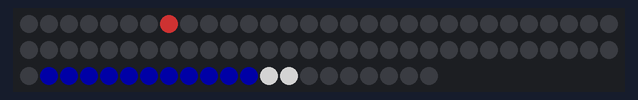
Simulated run of this sketch. Board: Arduino Uno, built with avr-gcc and run on an emulated ATmega328P. Shown: 81 RGB LEDs in strip order, left to right, continuing on the next row. Dim RGB values are drawn brighter than linear; random numbers use the default seed unless the sketch sets one.

Above: at 3.87 s.
At 29.02 s:
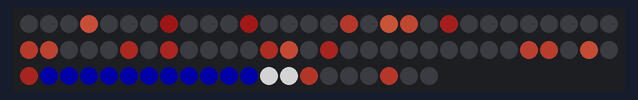

The sketch:

hannah_glxy_A.ino
```cpp
#include <FastLED.h>

FASTLED_USING_NAMESPACE
// Led allocation
//  1-60 = stars
// 61 - 71 = tardis
// 72 -73 = white tardis light
// 74 - 81 = stars

#if defined(FASTLED_VERSION) && (FASTLED_VERSION < 3001000)
#warning "Requires FastLED 3.1 or later; check github for latest code."
#endif

#define DATA_PIN    4
//#define CLK_PIN   4
#define LED_TYPE    WS2812B
#define COLOR_ORDER GRB
#define NUM_LEDS    81
CRGB leds[NUM_LEDS];

#define BRIGHTNESS          125
#define FRAMES_PER_SECOND  40

void setup() {
  delay(3000); // 3 second delay for recovery

  // tell FastLED about the LED strip configuration
  FastLED.addLeds<LED_TYPE,DATA_PIN,COLOR_ORDER>(leds, NUM_LEDS).setCorrection(TypicalLEDStrip);

  // set master brightness control
  FastLED.setBrightness(BRIGHTNESS);
}


// List of patterns to cycle through.
typedef void (*SimplePatternList[])();
SimplePatternList gPatterns = {confetti};

uint8_t gCurrentPatternNumber = 0; // Index number of which pattern is current
uint8_t gHue = 0; // rotating "base color" used by many of the patterns

void loop()
{
  // Call the current pattern function once, updating the 'leds' array
  gPatterns[gCurrentPatternNumber]();

// todo: refactor to save resources
for(int i = 61; i < 72; i++){
      leds[i] = CRGB::DarkBlue;
      FastLED.delay(50);
      leds[i].fadeToBlackBy(100);
}
leds[73] = CRGB::White;
leds[72] = CRGB::White;


  // send the 'leds' array out to the actual LED strip
  FastLED.show();
  // insert a delay to keep the framerate modest
  FastLED.delay(2000/FRAMES_PER_SECOND);

  // do some periodic updates
  EVERY_N_MILLISECONDS( 1000 ) { gHue++; } // slowly cycle the "base color" through the rainbow


}


void confetti()
{
  int chanceOfGlitter = 200;
  int pos = random16(NUM_LEDS);
  int randGlitter = random16(NUM_LEDS);
  int sat = 128;
  int bri = 250;
delay(200);
if (pos < 61 || pos > 73){
  uint8_t briChk = leds[randGlitter].getLuma();
          if( random8() < chanceOfGlitter && briChk > 20) {
    leds[ randGlitter ] += CRGB::White;
    FastLED.delay(50);
  leds[randGlitter] = CHSV(gHue, sat, bri);

 }else{
  leds[pos] = CHSV(gHue, sat, bri);
 }
  }
    fadeToBlackBy( leds, NUM_LEDS, 10);
  }


//  if( random8() < chanceOfGlitter) {
//    leds[ random16(NUM_LEDS) ] += CRGB::White;
//  }
```
